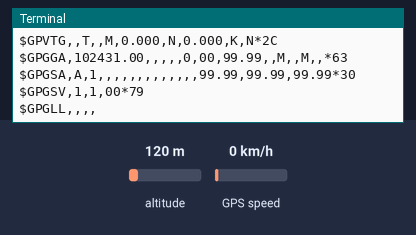
A program run on a simulated Raspberry Pi (BCM pin numbers). On the bench: the last lines printed to the terminal. The inputs (shaded band) are chosen by the test bench; at power-on: altitude 120 m, GPS speed 0 km/h. The GPS gets a fix after 3 s at 37.7749, -122.4194 with 8 satellites.

Above: at 1.2 s.
1.3 s: altitude set to 20 m
At 2.8 s:
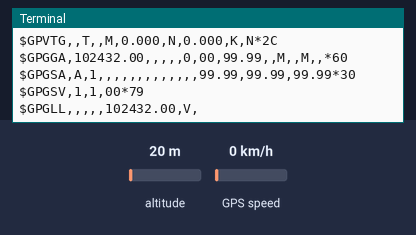
3.5 s: GPS speed set to 30 km/h
At 4.7 s:
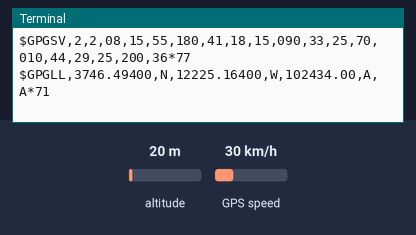
5.5 s: altitude set to 250 m
At 7.8 s:
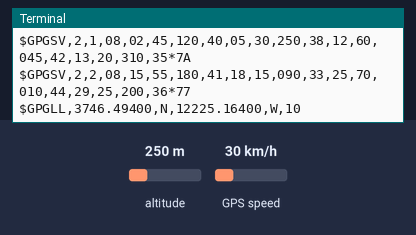
8.5 s: GPS speed set to 2 km/h
At 10.5 s:
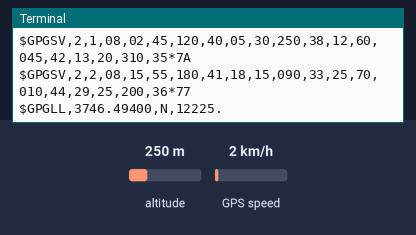
11.5 s: GPS speed set to 90 km/h
At 13.4 s:
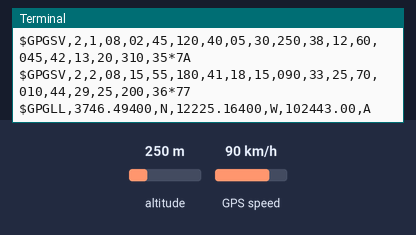
13.5 s: GPS speed set to 118 km/h
At 14.7 s:
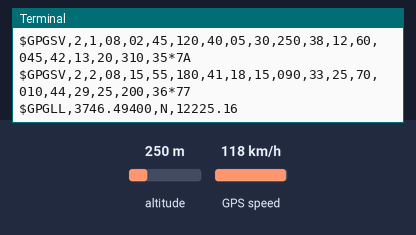
Timing chart, 0 to 16.5 s (numbered marks = the images above; inputs shaded):
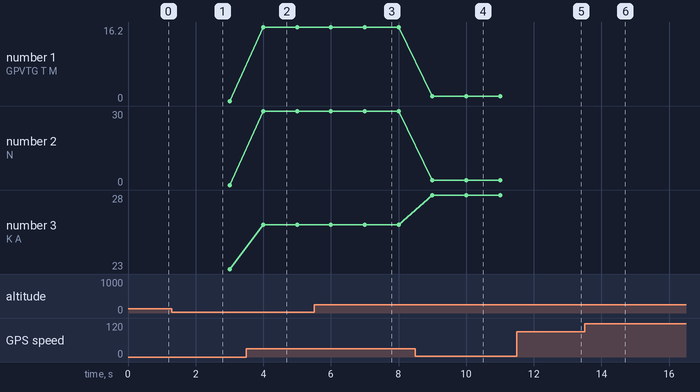

The program:

gps_echotest.py
```python
# Simple GPS module demonstration.
# Will print NMEA sentences received from the GPS, great for testing connection
# Uses the GPS only to send some commands, then reads directly from UART
import time
import board
import busio

import adafruit_gps


# Define RX and TX pins for the board's serial port connected to the GPS.
# These are the defaults you should use for the GPS FeatherWing.
# For other boards set RX = GPS module TX, and TX = GPS module RX pins.
RX = 10
TX = 8

# Create a serial connection for the GPS connection using default speed and
# a slightly higher timeout (GPS modules typically update once a second).
##uart = busio.UART(TX, RX, baudrate=9600, timeout=3000)

# for a computer, use the pyserial library for uart access
import serial
uart = serial.Serial("/dev/ttyS0", baudrate=9600, timeout=3000)

# Create a GPS module instance.
gps = adafruit_gps.GPS(uart)

# Initialize the GPS module by changing what data it sends and at what rate.
# These are NMEA extensions for PMTK_314_SET_NMEA_OUTPUT and
# PMTK_220_SET_NMEA_UPDATERATE but you can send anything from here to adjust
# the GPS module behavior:
#   https://cdn-shop.adafruit.com/datasheets/PMTK_A11.pdf

# Turn on the basic GGA and RMC info (what you typically want)
gps.send_command(b'PMTK314,0,1,0,1,0,0,0,0,0,0,0,0,0,0,0,0,0,0,0')
# Turn on just minimum info (RMC only, location):
#gps.send_command(b'PMTK314,0,1,0,0,0,0,0,0,0,0,0,0,0,0,0,0,0,0,0')
# Turn off everything:
#gps.send_command(b'PMTK314,0,0,0,0,0,0,0,0,0,0,0,0,0,0,0,0,0,0,0')
# Tuen on everything (not all of it is parsed!)
#gps.send_command(b'PMTK314,1,1,1,1,1,1,0,0,0,0,0,0,0,0,0,0,0,0,0')

# Set update rate to once a second (1hz) which is what you typically want.
gps.send_command(b'PMTK220,1000')
# Or decrease to once every two seconds by doubling the millisecond value.
# Be sure to also increase your UART timeout above!
#gps.send_command(b'PMTK220,2000')
# You can also speed up the rate, but don't go too fast or else you can lose
# data during parsing.  This would be twice a second (2hz, 500ms delay):
#gps.send_command(b'PMTK220,500')

# Main loop runs forever printing data as it comes in
timestamp = time.monotonic()
while True:
    data = uart.read(32)  # read up to 32 bytes
    # print(data)  # this is a bytearray type

    if data is not None:
        # convert bytearray to string
        data_string = ''.join([chr(b) for b in data])
        print(data_string, end="")

    if time.monotonic() - timestamp > 5:
        # every 5 seconds...
        gps.send_command(b'PMTK605')  # request firmware version
        timestamp = time.monotonic()
```

Measured:
- after the input at 3.5 s, the terminal: prints a new line after 0.50 s (image 2)
- after the input at 5.5 s, the terminal: prints a new line after 0.50 s (image 3)
- after the input at 8.5 s, the terminal: prints a new line after 0.50 s (image 4)
- after the input at 11.5 s, the terminal: prints a new line after 0.50 s (image 5)
- after the input at 13.5 s, the terminal: prints a new line after 0.50 s (image 6)
- plotted number 1: 0 → 16.2 after the input at 3.5 s, 16.2 → 1.08 after the input at 8.5 s
- plotted number 3: 23 → 26 after the input at 3.5 s, 26 → 28 after the input at 8.5 s
